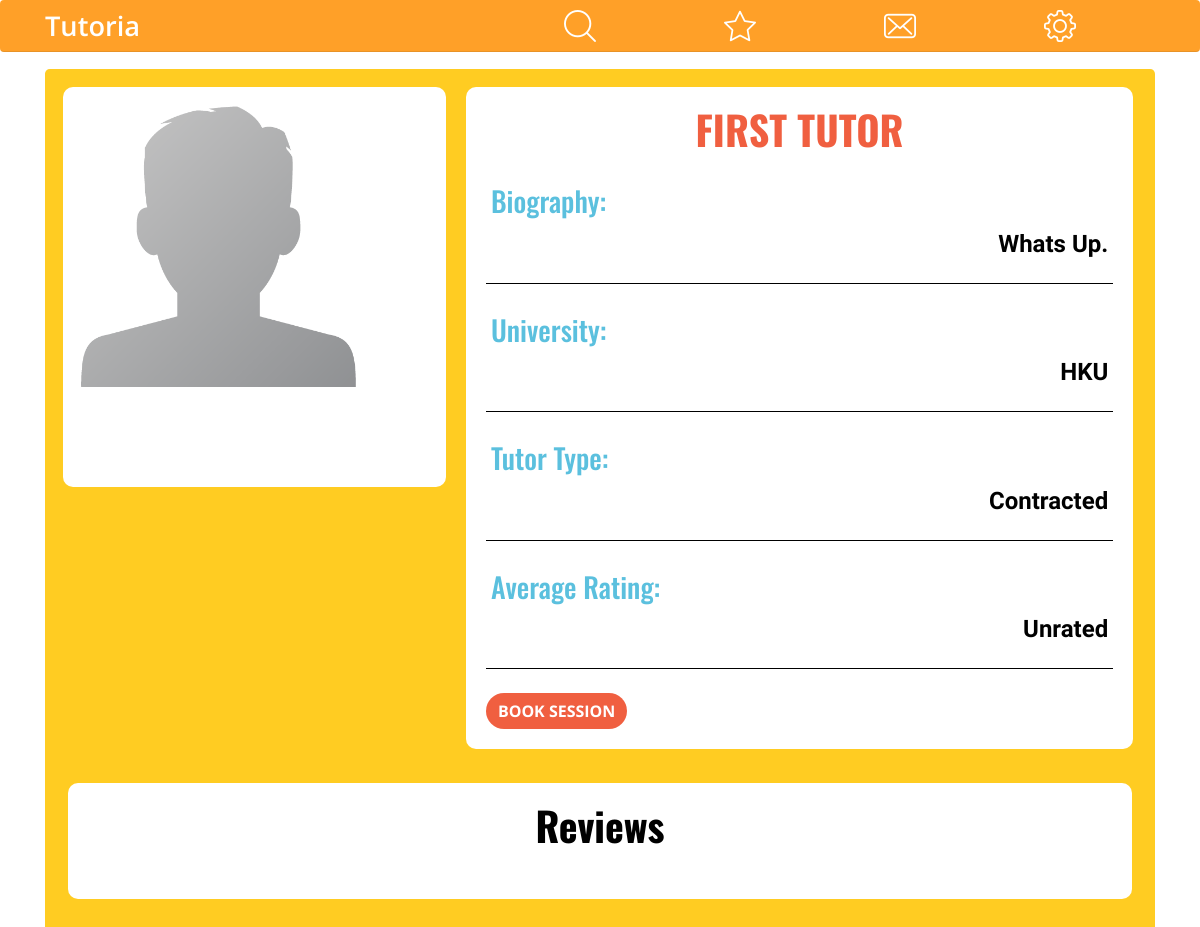
The app's page /tutoria/view_profile/1/ (signed in) with its own data.
### tutoria/models.py (models this page shows, shortened)
class Tutor(models.Model):
    last_name = models.CharField(max_length=100, default="")
    first_name = models.CharField(max_length=100, default="")
    username = models.CharField(max_length=100)
    biography = models.CharField(max_length=10000)
    university = models.CharField(max_length=100)
    tutortype = models.CharField(max_length=10)
    isStudent = models.BooleanField(default=False)
    rate = models.IntegerField(default=0)
    course = models.ManyToManyField(Course)
    phoneNumber = models.IntegerField(default=99999999)
    avatar = models.FileField(default='anonymous.png')
    isHidden =  models.BooleanField(default=False)
    rating = models.DecimalField(decimal_places=2,max_digits=3,default=0)
    hasRating = models.BooleanField(default=False)
    tags = models.CharField(max_length=10000, default="")

### tutoria/views.py (the view)
# urls.py: url(r'^view_profile/(?P<tutor_id>[0-9]+)/$', views.view_tutor_profile, name='view_profile'),
@login_required(redirect_field_name='/tutoria/dashboard')
def view_tutor_profile(request, tutor_id):
    tutor = get_object_or_404(Tutor, pk=tutor_id)
    reviews=Review.objects.filter(tutor=tutor)
    hasRating=False
    if len(reviews)>3:
        hasRating=True
    if request.user.username == tutor.username:
        return render(request, 'tutoria/profile/t_view_profile.html', {'tutor':tutor, 'reviews':reviews[::-1], 'hasRating':hasRating})
    else:
        return render(request, 'tutoria/profile/s_view_profile.html', {'tutor':tutor, 'reviews':reviews[::-1], 'hasRating':hasRating})

### tutoria/templates/tutoria/profile/s_view_profile.html (shortened to what this page needs)
{% extends 'tutoria/base.html' %}
{% block body %}
<main role="main" class="container">
  <div class="jumbotron main-container page-title">
    <div class="container">
            <div class="row">
                  <div class="row profile-container" style="max-height:400px;">
                      <div class="profile-pic">
                          <img src="{{tutor.avatar.url}}" alt="" class="img-rounded img-responsive" />
                      </div>
                  </div>
                  <div class="profile-container-deets">
                          <h1><a href="#">{{tutor.first_name}} {{tutor.last_name}}</a></h1>
                          <div class="profile-sub-deets">
                              <div class="detail"><h3>Biography:</h3><p>{{tutor.biography}}</p></div><br>
                              <div class="detail"><h3>University:</h3> <p>{{tutor.university}}</p></div><br>
                              <div class="detail"><h3>Tutor Type:</h3> <p>{{tutor.tutortype}}</p></div><br>
                          {% if tutor.hasRating  %}
                            <div class="detail"><h3>Average Rating:</h3><p>{{tutor.rating}}</p></div><br>
                          {% else %}
                            <div class="detail"><h3>Average Rating:</h3><p>Unrated</p></div><br>
                          {% endif %}
                          <div class="btn-group">
                              <a class="btn btn-primary" href="/tutoria/viewTimetable/{{tutor.id}}">Book Session</a>
                          </div>
                  </div>
            </div>
            </div>
            <br>
            <div class="reviews-container">
                <h1>Reviews</h1>
                <br>
            </div>
        </div>
  </div>
</main>
{% endblock %}

### tutoria/static/css/creative.css (style rules this page uses)
body, html { width: 100%; height: 100%; }
body { font-family: 'Merriweather', 'Helvetica Neue', Arial, sans-serif; }
a { color: #F05F40; -webkit-transition: all 0.2s; -moz-transition: all 0.2s; transition: all 0.2s; }
h1, h2, h3, h4, h5, h6 { font-family: 'Oswald', sans-serif; font-weight: 500; }
label,p { font-family: 'Hind', sans-serif; font-weight: 600; }
.page-title h1 { font-weight: 800; padding: 0.5rem; text-align: center; }
.main-container { background: #fc2; margin-top: 69px; padding: 0.5rem; }
.btn-primary { color:#fff;background-color:#337ab7;border-color:#2e6da4 }
.btn-group,.btn-group-vertical { position:relative;display:inline-block;vertical-align:middle }
.btn-group-vertical>.btn,.btn-group>.btn { position:relative;float:left }
.btn-group>.btn:first-child { margin-left:0 }
.profile-container { display: inline-block; margin: 10px; border-radius: 10px; background: #fff; }
.profile-container-deets { display: inline-block; float: right; margin: 10px; padding: 10px; border-radius: 10px; background: #fff; width: 61%; }
.profile-container-deets h1 { text-transform: uppercase; text-decoration: none; }
.profile-sub-deets { padding: 10px; }
.detail { padding: 5px; border-bottom: solid black; border-bottom-width: 0.5px; }
.profile-sub-deets h3 { color: #5bc0de; }
.row.profile-container { width: 35%; }
.profile-pic { padding: 10px; margin-right: auto; margin-right: auto; display: block; }
.profile-pic img { margin-right: auto; margin-right: auto; display: block; max-width:80%; }
.profile-sub-deets p { font-family: 'Hind', sans-serif; font-size: 24px; text-transform: capitalize; text-align: end; }
.reviews-container { padding: 10px; background-color: #fff; border-radius: 10px; }
body { -webkit-tap-highlight-color: #212529; }
.main-container { color: #000; padding-bottom: 60px; }
.btn { font-weight: 700; text-transform: uppercase; border: none; border-radius: 300px; font-family: 'Open Sans', 'Helvetica Neue', Arial, sans-serif; }
.btn-primary { background-color: #F05F40; border-color: #F05F40; }

### records on screen
Tutor: avatar (placeholder picture), first_name "FIRST", last_name "TUTOR", biography "Whats Up.", university "HKU", tutortype "Contracted"
